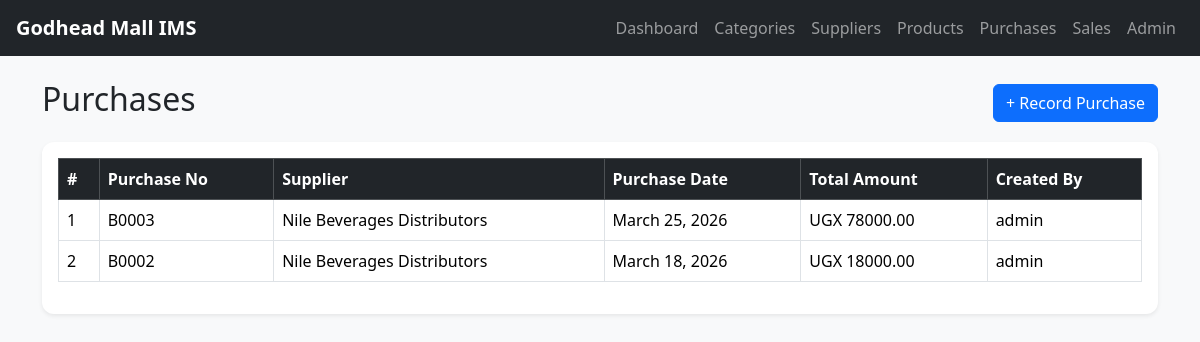
Page /purchases/ on the committed database.
### myinven/models.py (models this page shows, shortened)
class Purchase(models.Model):
    purchase_no = models.CharField(max_length=50, unique=True)
    supplier = models.ForeignKey(Supplier, on_delete=models.CASCADE, related_name='purchases')
    purchase_date = models.DateField()
    total_amount = models.DecimalField(max_digits=14, decimal_places=2, default=0)
    created_by = models.ForeignKey(User, on_delete=models.SET_NULL, null=True, blank=True)
    created_at = models.DateTimeField(auto_now_add=True)

class Supplier(models.Model):
    supplier_name = models.CharField(max_length=150)
    contact_person = models.CharField(max_length=100, blank=True, null=True)
    phone = models.CharField(max_length=20)
    email = models.EmailField(blank=True, null=True)
    address = models.TextField(blank=True, null=True)
    created_at = models.DateTimeField(auto_now_add=True)
    def __str__(self):
        return self.supplier_name

### myinven/views.py (the view)
# urls.py: path('purchases/', views.purchase_list, name='purchase_list'),
def purchase_list(request):
    purchases = Purchase.objects.select_related('supplier').all().order_by('-created_at')
    return render(request, 'inventory/purchase_list.html', {'purchases': purchases})

### myinven/templates/inventory/purchase_list.html
{% extends 'inventory/base.html' %}
{% block content %}
<div class="d-flex justify-content-between align-items-center mb-3">
    <h2>Purchases</h2>
    <a href="{% url 'purchase_create' %}" class="btn btn-primary">+ Record Purchase</a>
</div>
<div class="card shadow-sm p-3">
    <table class="table table-bordered table-hover">
        <thead class="table-dark">
            <tr>
                <th>#</th>
                <th>Purchase No</th>
                <th>Supplier</th>
                <th>Purchase Date</th>
                <th>Total Amount</th>
                <th>Created By</th>
            </tr>
        </thead>
        <tbody>
            {% for purchase in purchases %}
            <tr>
                <td>{{ forloop.counter }}</td>
                <td>{{ purchase.purchase_no }}</td>
                <td>{{ purchase.supplier }}</td>
                <td>{{ purchase.purchase_date }}</td>
                <td>UGX {{ purchase.total_amount }}</td>
                <td>{{ purchase.created_by|default:"-" }}</td>
            </tr>
            {% empty %}
            <tr>
                <td colspan="6" class="text-center">No purchases found.</td>
            </tr>
            {% endfor %}
        </tbody>
    </table>
</div>
{% endblock %}

### myinven/templates/inventory/base.html (style rules this page uses)
body { background-color: #f8f9fa; }
.card { border: none; border-radius: 12px; }
.table th, .table td { vertical-align: middle; }

### rows in the picture
Purchase: purchase_no "B0003", supplier "Nile Beverages Distributors", purchase_date "March 25, 2026", total_amount "78000.00", created_by "admin"
Purchase: purchase_no "B0002", supplier "Nile Beverages Distributors", purchase_date "March 18, 2026", total_amount "18000.00", created_by "admin"
